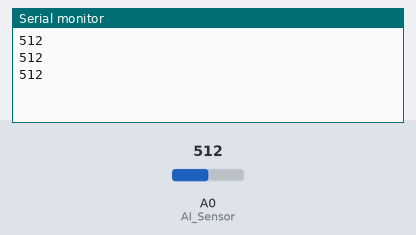
Bench run of a sketch on a simulated Arduino Uno, built with avr-gcc and run on an emulated ATmega328P. Parts: the last lines printed to the serial monitor. Inputs (shaded band) come from the test bench; at power-on: A0 (AI_Sensor) = 512.

Above: at 1.3 s.
1.4 s: A0 (AI_Sensor) set to 716
At 1.8 s:
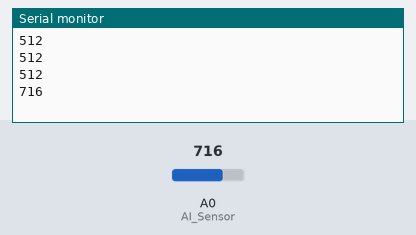
2.9 s: A0 (AI_Sensor) set to 900
At 3.4 s:
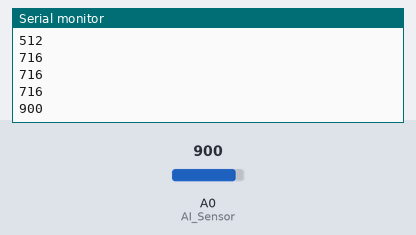
Timing chart, 0 to 5.9 s (numbered marks = the images above; inputs shaded):
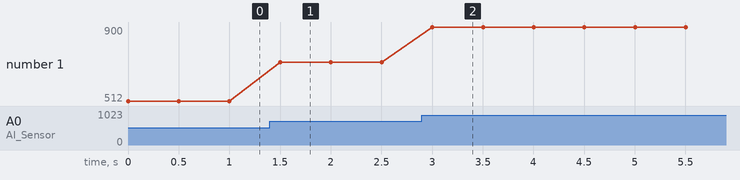

The sketch:

Luxsensor.ino
```cpp
int AI_Sensor = 0;
int SensorValue = 0;

void setup() {
  Serial.begin(9600);
  pinMode(AI_Sensor, INPUT);
}

void loop() {
  SensorValue = analogRead(AI_Sensor);
  Serial.println(SensorValue);
  delay(500);
}
```

Measured:
- after the input at 1.4 s, the serial monitor: prints a new line after 0.10 s (image 1)
- after the input at 2.9 s, the serial monitor: prints a new line after 0.10 s (image 2)
- plotted number 1: 512 → 716 after the input at 1.4 s, 716 → 900 after the input at 2.9 s
